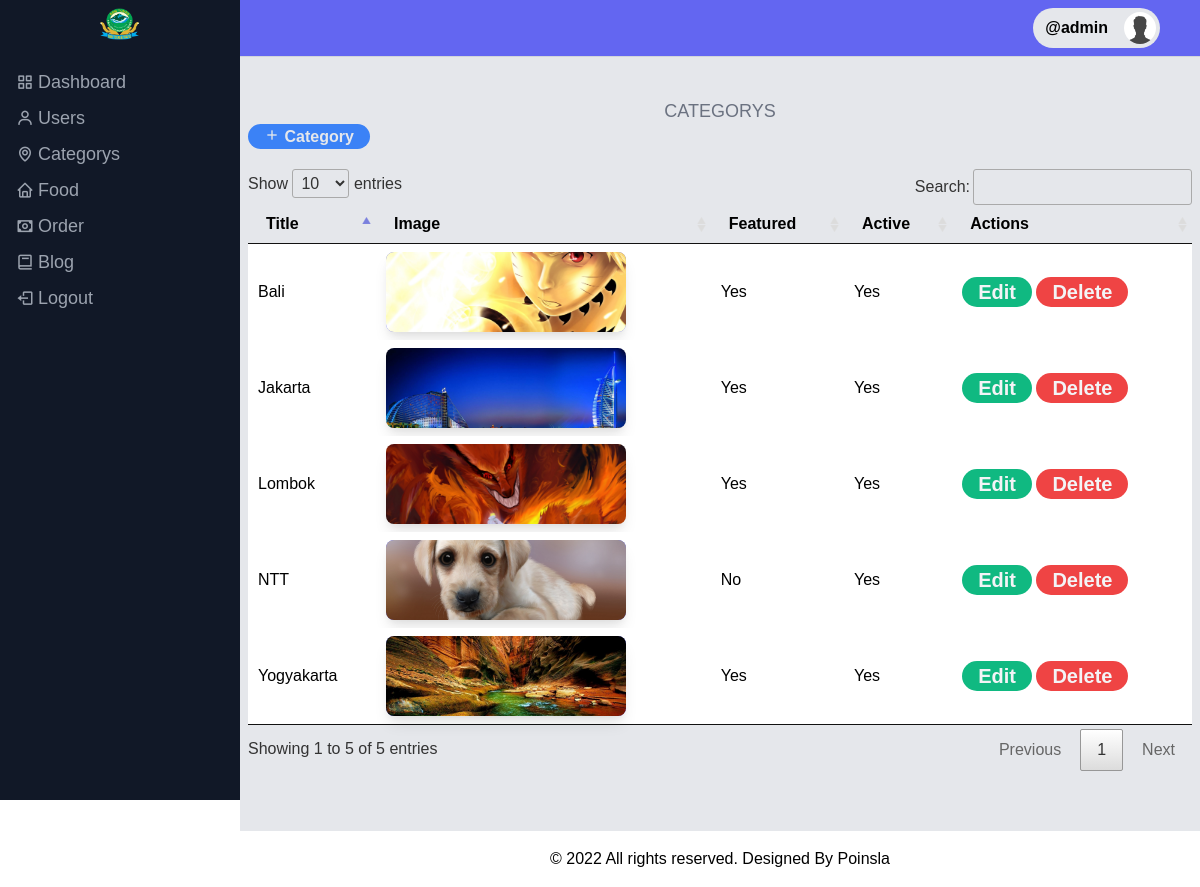
The page /admin/manage-category.php (signed in) on the database its author committed.
### tables this page shows
CREATE TABLE `tbl_category` (
  `id` int(10) UNSIGNED NOT NULL,
  `title` varchar(100) NOT NULL,
  `image_name` varchar(255) NOT NULL,
  `featured` varchar(10) NOT NULL,
  `active` varchar(10) NOT NULL
);

### admin/manage-category.php (the view, shortened to what this page needs)
<?php include('partials/menu.php'); ?>
<div class="bg-gray-200 md:ml-16 lg:ml-60 px-2 py-10">
    <h1 class="text-center text-gray-500 text-lg uppercase">Categorys</h1>
    <div class="max-w-6xl">
        <a href="<?php echo SITEURL; ?>admin/add-category.php" class="bg-blue-500 px-4 font-semibold rounded-full py-1 text-gray-200"><i class="bx bx-plus"></i> Category</a>
        <div class="py-5 overflow-x-scroll">
            <table id="category-destination">
                <thead>
                    <tr>
                        <th>Title</th>
                        <th>Image</th>
                        <th>Featured</th>
                        <th>Active</th>
                        <th>Actions</th>
                    </tr>
                </thead>
                <tbody>
                    <?php
                    $sql = "SELECT * FROM tbl_category ORDER BY id DESC";
                    $res = mysqli_query($conn, $sql);
                    $count = mysqli_num_rows($res);
                    if ($count > 0) {
                        while ($row = mysqli_fetch_assoc($res)) {
                            $id = $row['id'];
                            $title = $row['title'];
                            $image_name = $row['image_name'];
                            $featured = $row['featured'];
                            $active = $row['active'];
                    ?>
                            <tr>
                                <td><?= $title; ?></td>
                                <td>
                                    <?php
                                    if ($image_name != "") {
                                    ?>
                                        <img src="<?= SITEURL; ?>images/category/<?= $image_name; ?>" class="h-20 w-60 bg-indigo-500 rounded-lg object-cover shadow-lg object-center" />
                                    <?php
                                    } else {
                                        echo "<div class='error'>Image not Added.</div>";
                                    }
                                    ?>
                                </td>
                                <td><?= $featured; ?></td>
                                <td><?= $active; ?></td>
                                <td>
                                    <a href="<?= SITEURL; ?>admin/update-category.php?id=<?= $id; ?>" class="bg-green-500 py-1 px-4 rounded-full text-xl font-semibold text-gray-100">Edit</a>
                                    <a href="<?= SITEURL; ?>admin/delete-category.php?id=<?= $id; ?>&image_name=<?= $image_name; ?>" class="bg-red-500 py-1 px-4 rounded-full text-xl font-semibold text-gray-100">Delete</a>
                                </td>
                            </tr>
                        <?php
                        }
                    }
                    ?>
                </tbody>
            </table>
        </div>
    </div>
</div>
<?php include('partials/footer.php'); ?>

### css/admin.css (style rules this page uses)
* { margin: 0; padding: 0; font-family: Arial, Helvetica, sans-serif; }
.text-center { text-align: center; }
table tr th { border-bottom: 1px solid black; padding: 1%; text-align: left; }
table tr td { padding: 1%; }

### assets/css/styles.css (style rules this page uses)
*, *::before, *::after { box-sizing: border-box; }
:root { -moz-tab-size: 4; -o-tab-size: 4; tab-size: 4; }
html { line-height: 1.15; -webkit-text-size-adjust: 100%; }
body { margin: 0; }
body { font-family: system-ui, -apple-system, 'Segoe UI', Roboto, Helvetica, Arial, sans-serif, 'Apple Color Emoji', 'Segoe UI Emoji'; }
table { text-indent: 0; border-color: inherit; }
blockquote, dl, dd, h1, h2, h3, h4, h5, h6, hr, figure, p, pre { margin: 0; }
html { font-family: ui-sans-serif, system-ui, -apple-system, BlinkMacSystemFont, "Segoe UI", Roboto, "Helvetica Neue", Arial, "Noto Sans", sans-serif, "Apple Color Emoji", "Segoe UI Emoji", "Segoe UI Symbol", "Noto Color Emoji"; line-height: 1.5; }
body { font-family: inherit; line-height: inherit; }
img { border-style: solid; }
table { border-collapse: collapse; }
h1, h2, h3, h4, h5, h6 { font-size: inherit; font-weight: inherit; }
a { color: inherit; text-decoration: inherit; }
img, svg, video, canvas, audio, iframe, embed, object { display: block; vertical-align: middle; }
img, video { max-width: 100%; height: auto; }
* { --tw-shadow: 0 0 #0000; --tw-ring-inset: var(--tw-empty, ); --tw-ring-offset-width: 0px; --tw-ring-offset-color: #fff; --tw-ring-color: rgba(59, 130, 246, 0.5); --tw-ring-offset-shadow: 0 0 #0000; --tw-ring-shadow: 0 0 #0000; }
.h-20 { height: 5rem; }
.w-60 { width: 15rem; }
.max-w-6xl { max-width: 72rem; }
.overflow-x-scroll { overflow-x: scroll; }
.rounded-full { border-radius: 9999px; }
.rounded-lg { border-radius: 0.5rem; }
.bg-gray-200 { --tw-bg-opacity: 1; background-color: rgba(229, 231, 235, var(--tw-bg-opacity)); }
.bg-green-500 { --tw-bg-opacity: 1; background-color: rgba(16, 185, 129, var(--tw-bg-opacity)); }
.bg-blue-500 { --tw-bg-opacity: 1; background-color: rgba(59, 130, 246, var(--tw-bg-opacity)); }
.bg-indigo-500 { --tw-bg-opacity: 1; background-color: rgba(99, 102, 241, var(--tw-bg-opacity)); }
.bg-red-500 { --tw-bg-opacity: 1; background-color: rgba(239, 68, 68, var(--tw-bg-opacity)); }
.object-cover { -o-object-fit: cover; object-fit: cover; }
.object-center { -o-object-position: center; object-position: center; }
.px-4 { padding-left: 1rem; padding-right: 1rem; }
.px-2 { padding-left: 0.5rem; padding-right: 0.5rem; }
.py-1 { padding-top: 0.25rem; padding-bottom: 0.25rem; }
.py-10 { padding-top: 2.5rem; padding-bottom: 2.5rem; }
.py-5 { padding-top: 1.25rem; padding-bottom: 1.25rem; }
.text-center { text-align: center; }
.text-lg { font-size: 1.125rem; line-height: 1.75rem; }
.text-xl { font-size: 1.25rem; line-height: 1.75rem; }
.font-semibold { font-weight: 600; }
.uppercase { text-transform: uppercase; }
.text-gray-100 { --tw-text-opacity: 1; color: rgba(243, 244, 246, var(--tw-text-opacity)); }
.text-gray-500 { --tw-text-opacity: 1; color: rgba(107, 114, 128, var(--tw-text-opacity)); }
.text-gray-200 { --tw-text-opacity: 1; color: rgba(229, 231, 235, var(--tw-text-opacity)); }
.shadow-lg { --tw-shadow: 0 10px 15px -3px rgba(0, 0, 0, 0.1), 0 4px 6px -2px rgba(0, 0, 0, 0.05); box-shadow: var(--tw-ring-offset-shadow, 0 0 #0000), var(--tw-ring-shadow, 0 0 #0000), var(--tw-shadow); }
@media (min-width: 768px) { .md\:ml-16 { margin-left: 4rem; } }
@media (min-width: 1024px) { .lg\:ml-60 { margin-left: 15rem; } }

### rows shown on the page
tbl_category: title "Jakarta", image_name (picture), featured "Yes", active "Yes"
tbl_category: title "NTT", image_name (picture), featured "No", active "Yes"
tbl_category: title "Lombok", image_name (picture), featured "Yes", active "Yes"
tbl_category: title "Bali", image_name (picture), featured "Yes", active "Yes"
tbl_category: title "Yogyakarta", image_name (picture), featured "Yes", active "Yes"

### other values the page prints
$_SESSION['user'] "admin"
